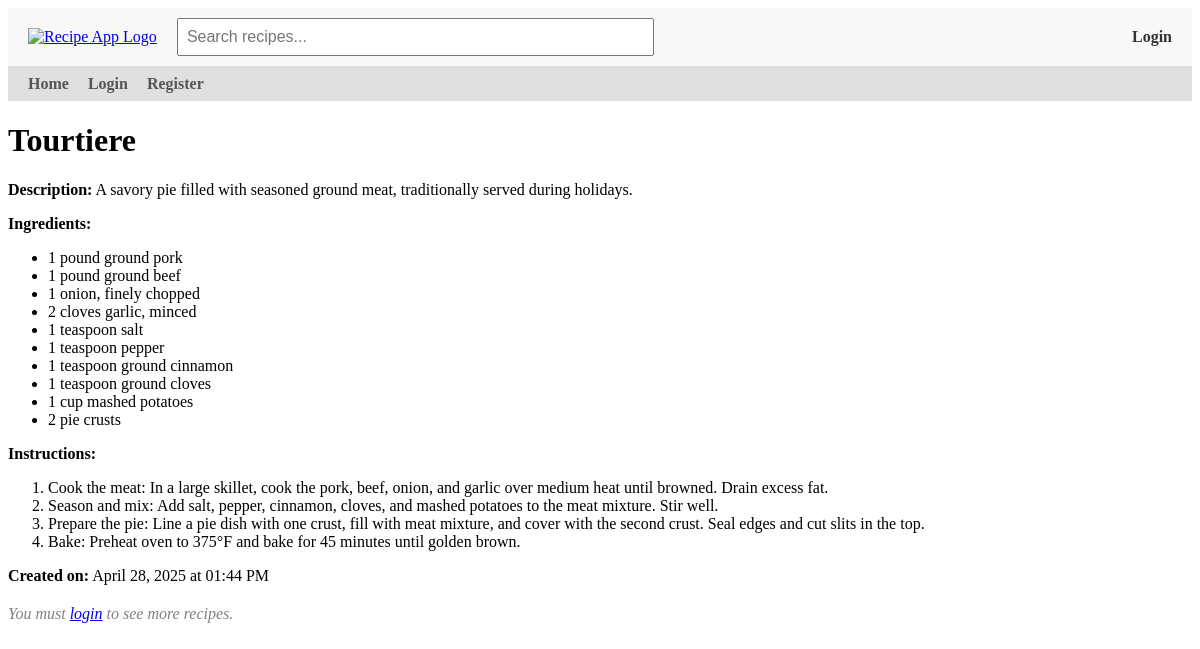
/recipe/1, run on the app's committed database.
### models.py (models this page shows)
class Recipe(db.Model):
    id = db.Column(db.Integer, primary_key=True)
    title = db.Column(db.String(100), nullable=False)
    description = db.Column(db.Text, nullable=False)
    ingredients = db.Column(db.Text, nullable=True)
    instructions = db.Column(db.Text, nullable=True)
    created = db.Column(db.DateTime, default=get_local_time)
    user_id = db.Column(db.Integer, db.ForeignKey('user.id'), nullable=False)
    user = db.relationship('User', backref=db.backref('user_recipes', lazy=True))

### app.py (the view)
@app.route('/recipe/<int:id>')
def recipe_details(id):
    recipe = Recipe.query.get_or_404(id)
    return render_template('recipe_details.html', recipe=recipe)

### app.py (called while the page is built)
@app.context_processor
def inject_user():
    return dict(current_user=current_user)

### templates/recipe_details.html (shortened to what this page needs)
{% extends "base.html" %}
{% block content %}
    <h1>{{ recipe.title }}</h1>
    <p><strong>Description:</strong> {{ recipe.description }}</p>
    {% if recipe.ingredients %}
    <p><strong>Ingredients:</strong></p>
    <ul>
        {% for ingredient in recipe.ingredients.split('\n') %}
            <li>{{ ingredient }}</li>
        {% endfor %}
    </ul>
    {% endif %}
    {% if recipe.instructions %}
    <p><strong>Instructions:</strong></p>
    <ol>
        {% for instruction in recipe.instructions.split('\n') %}
            <li>{{ instruction }}</li>
        {% endfor %}
    </ol>
    {% endif %}
    <p><strong>Created on:</strong> {{ recipe.created.strftime('%B %d, %Y at %I:%M %p') }}</p>
    {% if current_user.is_authenticated %}
        {% if current_user.id == recipe.user.id %}
            <form action="{{ url_for('delete_recipe', id=recipe.id) }}" method="POST" style="display:inline;">
                <button type="submit">Delete Recipe</button>
            </form>
            <nav>
                <ul>
                    <li><a href="{{ url_for('recipes') }}">Back to Recipes</a></li>
                    <li><a href="{{ url_for('logout') }}">Logout</a></li>
                </ul>
             </nav>
    {% else %}
            <nav>
                <ul>
                    <li><a href="{{ url_for('user_recipes', user_id=recipe.user.id) }}">See more recipes from {{ recipe.user.username }}</a></li>
                    <li><a href="{{ url_for('logout') }}">Logout</a></li>
                </ul>
            </nav>
        {% endif %}
{% else %}
    <p style="margin-top: 20px; font-style: italic; color: gray;">
        You must <a href="{{ url_for('login') }}">login</a> to see more recipes.
    </p>
{% endif %}
{% endblock %}

### data on the page
Recipe: title "Tourtiere", description "A savory pie filled with seasoned ground meat, traditionally served during holidays.", created "April 28, 2025 at 01:44 PM"

### other printed values
{{ ingredient }} "1 pound ground pork" "1 pound ground beef" "1 onion, finely chopped" "2 cloves garlic, minced" "1 teaspoon salt" "1 teaspoon pepper" "1 teaspoon ground cinnamon" "1 teaspoon ground cloves" "1 cup mashed potatoes" "2 pie crusts"
{{ instruction }} "Cook the meat: In a large skillet, cook the pork, beef, onion, and garlic over medium heat until browned. Drain excess fat." "Season and mix: Add salt, pepper, cinnamon, cloves, and mashed potatoes to the meat mixture. Stir well." "Prepare the pie: Line a pie dish with one crust, fill with meat mixture, and cover with the second crust. Seal edges and cut slits in the top." "Bake: Preheat oven to 375°F and bake for 45 minutes until golden brown."
